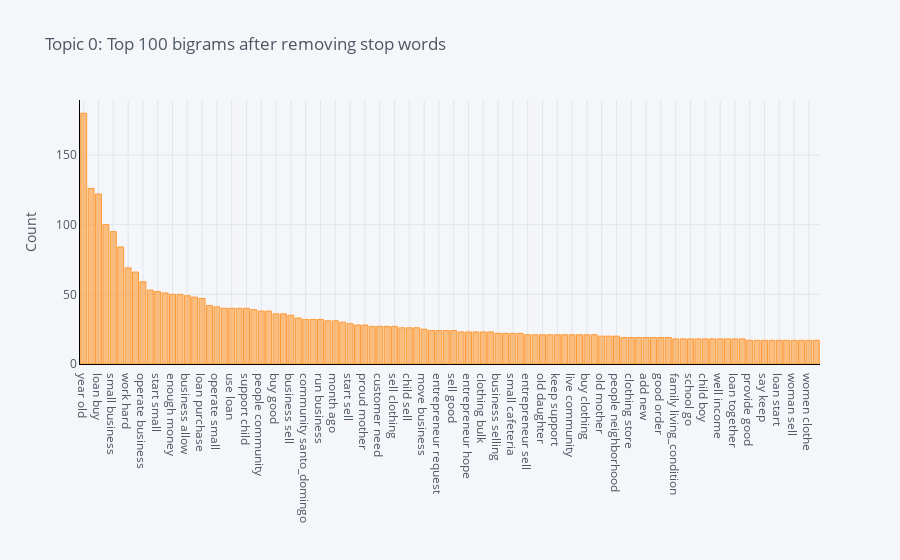

Write notebook code for a chart like this one.
### Code cell
plot_model(lda, plot='bigram')

### Figure 1 — Plotly figure (JSON) as saved in the notebook; plotly's stock layout.template omitted (floating-point values rounded to 4 significant figures)
{"data": [{"marker": {"color": "rgba(255, 153, 51, 0.6)", "line": {"color": "rgba(255, 153, 51, 1.0)", "width": 1}}, "name": "count", "orientation": "v", "text": "", "type": "bar", "x": ["year old", "request loan", "loan buy", "hope business", "small business", "year ago", "work hard", "grocery store", "operate business", "hard work", "start small", "mother child", "enough money", "start business", "business allow", "receive loan", "loan purchase", "small grocery", "operate small", "single mother", "use loan", "good education", "support child", "increase income", "people community", "business year", "buy good", "make live", "business sell", "attend school", "community santo_domingo", "support family", "run business", "run small", "month ago", "woman live", "start sell", "old woman", "proud mother", "keep work", "customer need", "improve family", "sell clothing", "business successful", "child sell", "entrepreneur explain", "move business", "child live", "entrepreneur request", "beauty product", "sell good", "earn live", "entrepreneur hope", "work woman", "clothing bulk", "husband child", "business selling", "loan entrepreneur", "small cafeteria", "make business", "entrepreneur sell", "go school", "old daughter", "second loan", "keep support", "business grow", "live community", "woman community", "buy clothing", "together woman", "old mother", "business help", "people neighborhood", "buy new", "clothing store", "business forward", "add new", "loan fsma", "good order", "improve_familys living_condition", "family living_condition", "sell women", "school go", "husband work", "child boy", "live husband", "well income", "try hard", "loan together", "use clothing", "provide good", "small community", "say keep", "women clothing", "loan start", "entrepreneur buy", "woman sell", "hard make", "women clothe", "increase revenue"], "y": [180, 126, 122, 100, 95, 84, 69, 66, 59, 53, 52, 51, 50, 50, 49, 48, 47, 42, 41, 40, 40, 40, 40, 39, 38, 38, 36, 36, 35, 33, 32, 32, 32, 31, 31, 30, 29, 28, 28, 27, 27, 27, 27, 26, 26, 26, 25, 24, 24, 24, 24, 23, 23, 23, 23, 23, 22, 22, 22, 22, 21, 21, 21, 21, 21, 21, 21, 21, 21, 21, 20, 20, 20, 19, 19, 19, 19, 19, 19, 19, 18, 18, 18, 18, 18, 18, 18, 18, 18, 18, 17, 17, 17, 17, 17, 17, 17, 17, 17, 17]}], "layout": {"legend": {"bgcolor": "#F5F6F9", "font": {"color": "#4D5663"}}, "paper_bgcolor": "#F5F6F9", "plot_bgcolor": "#F5F6F9", "title": {"font": {"color": "#4D5663"}, "text": "Topic 0: Top 100 bigrams after removing stop words"}, "xaxis": {"gridcolor": "#E1E5ED", "linecolor": "black", "showgrid": true, "tickfont": {"color": "#4D5663"}, "title": {"font": {"color": "#4D5663"}, "text": ""}, "zerolinecolor": "#E1E5ED"}, "yaxis": {"gridcolor": "#E1E5ED", "linecolor": "black", "showgrid": true, "tickfont": {"color": "#4D5663"}, "title": {"font": {"color": "#4D5663"}, "text": "Count"}, "zerolinecolor": "#E1E5ED"}}}
